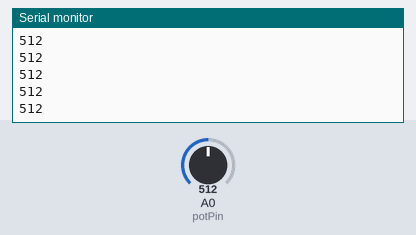
Simulated run of this sketch. Board: Arduino Uno, built with avr-gcc and run on an emulated ATmega328P. Shown: the last lines printed to the serial monitor. The test bench sets the inputs (shaded band); at power-on: A0 (potPin) = 512.

Above: at 1.2 s.
1.3 s: A0 (potPin) set to 716
At 1.31 s:
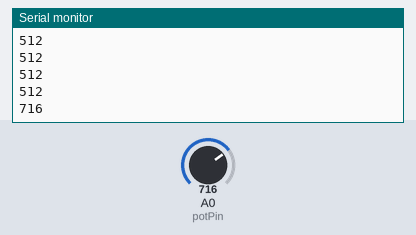
2.8 s: A0 (potPin) set to 900
At 2.81 s:
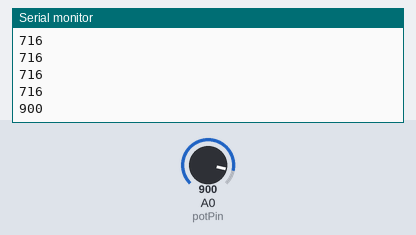
Timing chart, 0 to 5.8 s (numbered marks = the images above; inputs shaded):
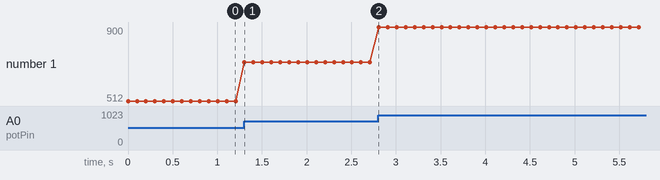

The sketch:

lab02_05.ino
```cpp
int potPin = 0;

void setup() {
  pinMode(potPin,INPUT);
  Serial.begin(9600);
}

void loop() {
  int sensorValue = analogRead(potPin);
  Serial.println(sensorValue);
  delay(100);
}
```

Measured:
- after the input at 1.3 s, the serial monitor: prints a new line at once (image 1)
- after the input at 2.8 s, the serial monitor: prints a new line at once (image 2)
- plotted number 1: 512 → 716 after the input at 1.3 s, 716 → 900 after the input at 2.8 s
